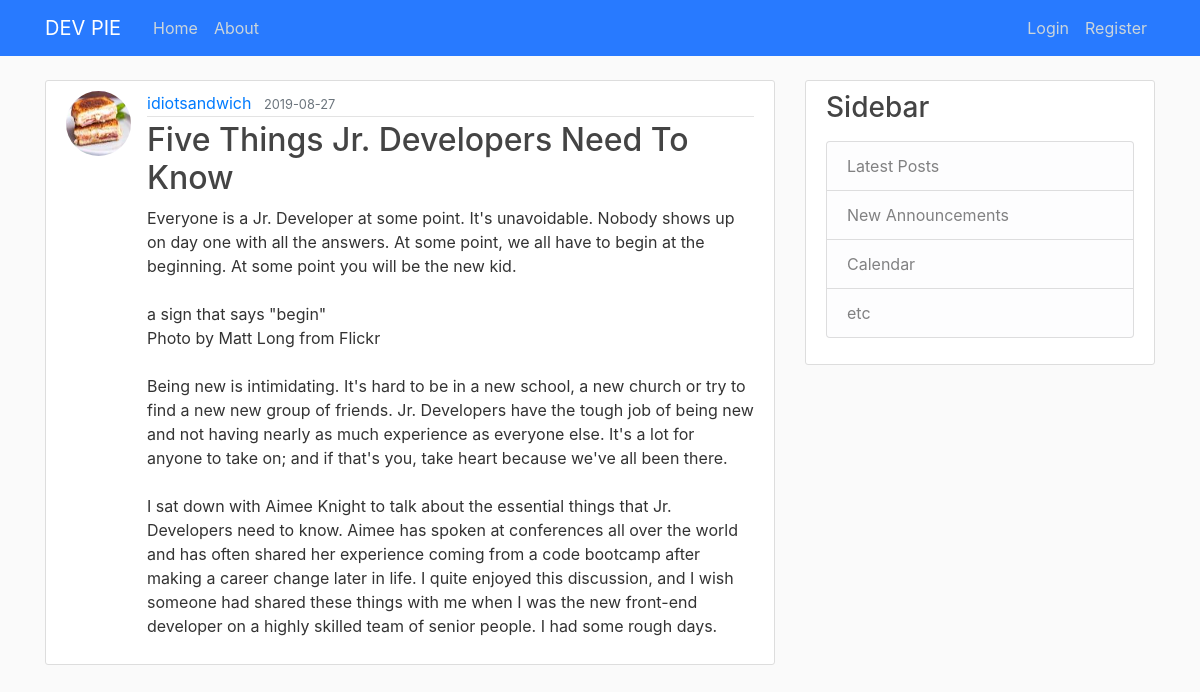
Screenshot of /post/2 with the database file from the repository.
### flaskblog/models.py (models this page shows, shortened)
class User(db.Model, UserMixin):
    id = db.Column(db.Integer, primary_key=True)
    username = db.Column(db.String(20), unique=True, nullable=False)
    email = db.Column(db.String(120), unique=True, nullable=False)
    image_file = db.Column(db.String(20), nullable=False, default='default.jpg')
    password = db.Column(db.String(60), nullable=False)
    posts = db.relationship('Post', backref='author', lazy=True)

class Post(db.Model):
    id = db.Column(db.Integer, primary_key=True)
    title = db.Column(db.String(100), nullable=False)
    date_posted = db.Column(db.DateTime, nullable=False, default=datetime.utcnow)
    content = db.Column(db.Text, nullable=False)
    user_id = db.Column(db.Integer, db.ForeignKey('user.id'), nullable=False)

### flaskblog/routes.py (the view)
@app.route("/post/<int:post_id>")
def post(post_id):
    post = Post.query.get_or_404(post_id)
    return render_template('post.html', title=post.title, post=post)

### flaskblog/templates/post.html (shortened to what this page needs)
{% extends "layout.html" %}
{% block content %}
  <article class="media content-section">
    <img class="rounded-circle article-img" src="{{ url_for('static', filename='profile_pics/' + post.author.image_file) }}">
    <div class="media-body">
      <div class="article-metadata">
        <a class="mr-2" href="#">{{ post.author.username }}</a>
        <small class="text-muted">{{ post.date_posted.strftime('%Y-%m-%d') }}</small>
      </div>
      <h2 class="article-title">{{ post.title }}</h2>
      <p class="article-content">{{ post.content }}</p>
    </div>
  </article>
{% endblock content %}

### flaskblog/static/main.css (style rules this page uses)
body { background: #fafafa; color: #333333; margin-top: 5rem; }
h1, h2, h3, h4, h5, h6 { color: #444444; }
.content-section { background: #ffffff; padding: 10px 20px; border: 1px solid #dddddd; border-radius: 3px; margin-bottom: 20px; }
.article-title { color: #444444; }
.article-content { white-space: pre-line; }
.article-img { height: 65px; width: 65px; margin-right: 16px; }
.article-metadata { padding-bottom: 1px; margin-bottom: 4px; border-bottom: 1px solid #e3e3e3 }

### rows the page displays
User: image_file (picture), author.username "idiotsandwich"
Post: date_posted "2019-08-27", title "Five Things Jr. Developers Need To Know", content "Everyone is a Jr. Developer at some point. It's unavoidable. Nobody shows up on day one with all the answers. At some point, we all have to begin at the beginning. At some point you will be the new kid. a sign that says \"begin\" Photo by Matt Long from Flickr Being new is intimidating. It's hard to be in a new school, a new church or try to find a new new group of friends. Jr. Developers have the tough job of being new and not having nearly as much experience as everyone else. It's a lot for anyone to take on; and if that's you, take heart because we've all been there. I sat down with Aimee Knight to talk about the essential things that Jr. Developers need to know. Aimee has spoken at…"
